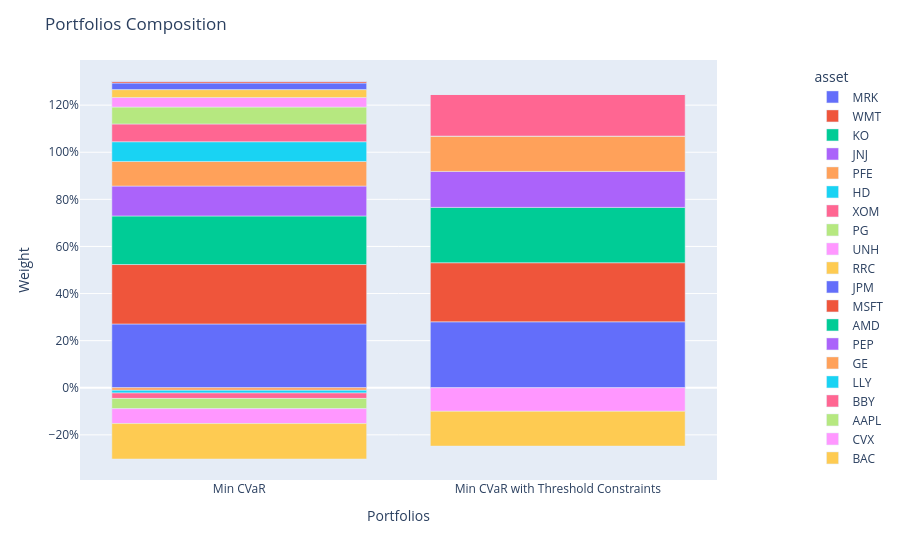

The notebook cell saved with this chart:
### Code cell
ptf = model.predict(X)
ptf.name = "Min CVaR"
ptf_threshold = model_threshold.predict(X)
ptf_threshold.name = "Min CVaR with Threshold Constraints"
population = Population([ptf, ptf_threshold])
fig = population.plot_composition()
show(fig)

### Figure 1 — Plotly figure (JSON) as saved in the notebook; plotly's stock layout.template omitted (floating-point values rounded to 4 significant figures)
{"data": [{"alignmentgroup": "True", "hovertemplate": "asset=MRK<br>index=%{x}<br>value=%{y}<extra></extra>", "legendgroup": "MRK", "marker": {"color": "#636efa", "pattern": {"shape": ""}}, "name": "MRK", "offsetgroup": "MRK", "orientation": "v", "showlegend": true, "textposition": "auto", "type": "bar", "x": ["Min CVaR", "Min CVaR with Threshold Constraints"], "xaxis": "x", "y": [0.2708, 0.2801], "yaxis": "y"}, {"alignmentgroup": "True", "hovertemplate": "asset=WMT<br>index=%{x}<br>value=%{y}<extra></extra>", "legendgroup": "WMT", "marker": {"color": "#EF553B", "pattern": {"shape": ""}}, "name": "WMT", "offsetgroup": "WMT", "orientation": "v", "showlegend": true, "textposition": "auto", "type": "bar", "x": ["Min CVaR", "Min CVaR with Threshold Constraints"], "xaxis": "x", "y": [0.2524, 0.2508], "yaxis": "y"}, {"alignmentgroup": "True", "hovertemplate": "asset=KO<br>index=%{x}<br>value=%{y}<extra></extra>", "legendgroup": "KO", "marker": {"color": "#00cc96", "pattern": {"shape": ""}}, "name": "KO", "offsetgroup": "KO", "orientation": "v", "showlegend": true, "textposition": "auto", "type": "bar", "x": ["Min CVaR", "Min CVaR with Threshold Constraints"], "xaxis": "x", "y": [0.2061, 0.235], "yaxis": "y"}, {"alignmentgroup": "True", "hovertemplate": "asset=JNJ<br>index=%{x}<br>value=%{y}<extra></extra>", "legendgroup": "JNJ", "marker": {"color": "#ab63fa", "pattern": {"shape": ""}}, "name": "JNJ", "offsetgroup": "JNJ", "orientation": "v", "showlegend": true, "textposition": "auto", "type": "bar", "x": ["Min CVaR", "Min CVaR with Threshold Constraints"], "xaxis": "x", "y": [0.1271, 0.1527], "yaxis": "y"}, {"alignmentgroup": "True", "hovertemplate": "asset=PFE<br>index=%{x}<br>value=%{y}<extra></extra>", "legendgroup": "PFE", "marker": {"color": "#FFA15A", "pattern": {"shape": ""}}, "name": "PFE", "offsetgroup": "PFE", "orientation": "v", "showlegend": true, "textposition": "auto", "type": "bar", "x": ["Min CVaR", "Min CVaR with Threshold Constraints"], "xaxis": "x", "y": [0.1045, 0.15], "yaxis": "y"}, {"alignmentgroup": "True", "hovertemplate": "asset=HD<br>index=%{x}<br>value=%{y}<extra></extra>", "legendgroup": "HD", "marker": {"color": "#19d3f3", "pattern": {"shape": ""}}, "name": "HD", "offsetgroup": "HD", "orientation": "v", "showlegend": true, "textposition": "auto", "type": "bar", "x": ["Min CVaR", "Min CVaR with Threshold Constraints"], "xaxis": "x", "y": [0.08369, 0], "yaxis": "y"}, {"alignmentgroup": "True", "hovertemplate": "asset=XOM<br>index=%{x}<br>value=%{y}<extra></extra>", "legendgroup": "XOM", "marker": {"color": "#FF6692", "pattern": {"shape": ""}}, "name": "XOM", "offsetgroup": "XOM", "orientation": "v", "showlegend": true, "textposition": "auto", "type": "bar", "x": ["Min CVaR", "Min CVaR with Threshold Constraints"], "xaxis": "x", "y": [0.07542, 0.1791], "yaxis": "y"}, {"alignmentgroup": "True", "hovertemplate": "asset=PG<br>index=%{x}<br>value=%{y}<extra></extra>", "legendgroup": "PG", "marker": {"color": "#B6E880", "pattern": {"shape": ""}}, "name": "PG", "offsetgroup": "PG", "orientation": "v", "showlegend": true, "textposition": "auto", "type": "bar", "x": ["Min CVaR", "Min CVaR with Threshold Constraints"], "xaxis": "x", "y": [0.0719, 0], "yaxis": "y"}, {"alignmentgroup": "True", "hovertemplate": "asset=UNH<br>index=%{x}<br>value=%{y}<extra></extra>", "legendgroup": "UNH", "marker": {"color": "#FF97FF", "pattern": {"shape": ""}}, "name": "UNH", "offsetgroup": "UNH", "orientation": "v", "showlegend": true, "textposition": "auto", "type": "bar", "x": ["Min CVaR", "Min CVaR with Threshold Constraints"], "xaxis": "x", "y": [0.04062, 0], "yaxis": "y"}, {"alignmentgroup": "True", "hovertemplate": "asset=RRC<br>index=%{x}<br>value=%{y}<extra></extra>", "legendgroup": "RRC", "marker": {"color": "#FECB52", "pattern": {"shape": ""}}, "name": "RRC", "offsetgroup": "RRC", "orientation": "v", "showlegend": true, "textposition": "auto", "type": "bar", "x": ["Min CVaR", "Min CVaR with Threshold Constraints"], "xaxis": "x", "y": [0.0334, 0], "yaxis": "y"}, {"alignmentgroup": "True", "hovertemplate": "asset=JPM<br>index=%{x}<br>value=%{y}<extra></extra>", "legendgroup": "JPM", "marker": {"color": "#636efa", "pattern": {"shape": ""}}, "name": "JPM", "offsetgroup": "JPM", "orientation": "v", "showlegend": true, "textposition": "auto", "type": "bar", "x": ["Min CVaR", "Min CVaR with Threshold Constraints"], "xaxis": "x", "y": [0.02793, 0], "yaxis": "y"}, {"alignmentgroup": "True", "hovertemplate": "asset=MSFT<br>index=%{x}<br>value=%{y}<extra></extra>", "legendgroup": "MSFT", "marker": {"color": "#EF553B", "pattern": {"shape": ""}}, "name": "MSFT", "offsetgroup": "MSFT", "orientation": "v", "showlegend": true, "textposition": "auto", "type": "bar", "x": ["Min CVaR", "Min CVaR with Threshold Constraints"], "xaxis": "x", "y": [0.006181, 0], "yaxis": "y"}, {"alignmentgroup": "True", "hovertemplate": "asset=AMD<br>index=%{x}<br>value=%{y}<extra></extra>", "legendgroup": "AMD", "marker": {"color": "#00cc96", "pattern": {"shape": ""}}, "name": "AMD", "offsetgroup": "AMD", "orientation": "v", "showlegend": true, "textposition": "auto", "type": "bar", "x": ["Min CVaR", "Min CVaR with Threshold Constraints"], "xaxis": "x", "y": [0.001226, 0], "yaxis": "y"}, {"alignmentgroup": "True", "hovertemplate": "asset=PEP<br>index=%{x}<br>value=%{y}<extra></extra>", "legendgroup": "PEP", "marker": {"color": "#ab63fa", "pattern": {"shape": ""}}, "name": "PEP", "offsetgroup": "PEP", "orientation": "v", "showlegend": true, "textposition": "auto", "type": "bar", "x": ["Min CVaR", "Min CVaR with Threshold Constraints"], "xaxis": "x", "y": [0.00119, 0], "yaxis": "y"}, {"alignmentgroup": "True", "hovertemplate": "asset=GE<br>index=%{x}<br>value=%{y}<extra></extra>", "legendgroup": "GE", "marker": {"color": "#FFA15A", "pattern": {"shape": ""}}, "name": "GE", "offsetgroup": "GE", "orientation": "v", "showlegend": true, "textposition": "auto", "type": "bar", "x": ["Min CVaR", "Min CVaR with Threshold Constraints"], "xaxis": "x", "y": [-0.01086, 0], "yaxis": "y"}, {"alignmentgroup": "True", "hovertemplate": "asset=LLY<br>index=%{x}<br>value=%{y}<extra></extra>", "legendgroup": "LLY", "marker": {"color": "#19d3f3", "pattern": {"shape": ""}}, "name": "LLY", "offsetgroup": "LLY", "orientation": "v", "showlegend": true, "textposition": "auto", "type": "bar", "x": ["Min CVaR", "Min CVaR with Threshold Constraints"], "xaxis": "x", "y": [-0.01154, 0], "yaxis": "y"}, {"alignmentgroup": "True", "hovertemplate": "asset=BBY<br>index=%{x}<br>value=%{y}<extra></extra>", "legendgroup": "BBY", "marker": {"color": "#FF6692", "pattern": {"shape": ""}}, "name": "BBY", "offsetgroup": "BBY", "orientation": "v", "showlegend": true, "textposition": "auto", "type": "bar", "x": ["Min CVaR", "Min CVaR with Threshold Constraints"], "xaxis": "x", "y": [-0.02295, 0], "yaxis": "y"}, {"alignmentgroup": "True", "hovertemplate": "asset=AAPL<br>index=%{x}<br>value=%{y}<extra></extra>", "legendgroup": "AAPL", "marker": {"color": "#B6E880", "pattern": {"shape": ""}}, "name": "AAPL", "offsetgroup": "AAPL", "orientation": "v", "showlegend": true, "textposition": "auto", "type": "bar", "x": ["Min CVaR", "Min CVaR with Threshold Constraints"], "xaxis": "x", "y": [-0.04337, 0], "yaxis": "y"}, {"alignmentgroup": "True", "hovertemplate": "asset=CVX<br>index=%{x}<br>value=%{y}<extra></extra>", "legendgroup": "CVX", "marker": {"color": "#FF97FF", "pattern": {"shape": ""}}, "name": "CVX", "offsetgroup": "CVX", "orientation": "v", "showlegend": true, "textposition": "auto", "type": "bar", "x": ["Min CVaR", "Min CVaR with Threshold Constraints"], "xaxis": "x", "y": [-0.06322, -0.1], "yaxis": "y"}, {"alignmentgroup": "True", "hovertemplate": "asset=BAC<br>index=%{x}<br>value=%{y}<extra></extra>", "legendgroup": "BAC", "marker": {"color": "#FECB52", "pattern": {"shape": ""}}, "name": "BAC", "offsetgroup": "BAC", "orientation": "v", "showlegend": true, "textposition": "auto", "type": "bar", "x": ["Min CVaR", "Min CVaR with Threshold Constraints"], "xaxis": "x", "y": [-0.1505, -0.1477], "yaxis": "y"}], "layout": {"barmode": "relative", "legend": {"title": {"text": "asset"}, "tracegroupgap": 0, "x": 1.15, "xanchor": "left", "y": 0.99, "yanchor": "top"}, "margin": {"t": 60}, "title": {"text": "Portfolios Composition"}, "xaxis": {"anchor": "y", "domain": [0, 1], "title": {"text": "Portfolios"}}, "yaxis": {"anchor": "x", "domain": [0, 1], "tickformat": ",.0%", "title": {"text": "Weight"}}}}
